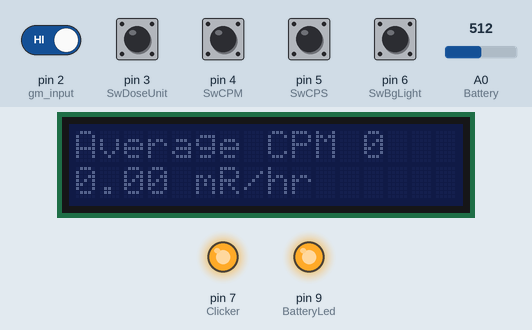
This sketch was run on a simulated Arduino Uno, built with avr-gcc and run on an emulated ATmega328P. On the bench: 16×2 character LCD, output pins drawn as LEDs (lit = HIGH). The inputs (shaded band) are chosen by the test bench; at power-on: pin 2 (gm_input), pin 3 (SwDoseUnit), pin 4 (SwCPM), pin 5 (SwCPS), pin 6 (SwBgLight) HIGH, A0 (Battery) = 512.

Above: at 2.7 s.
2.8 s: pin 4 (SwCPM) pulled LOW for 1 s
At 3.4 s:
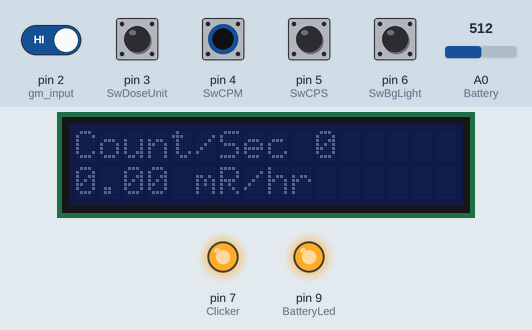
4.4 s: pin 3 (SwDoseUnit) pulled LOW for 0.15 s
At 4.51 s:
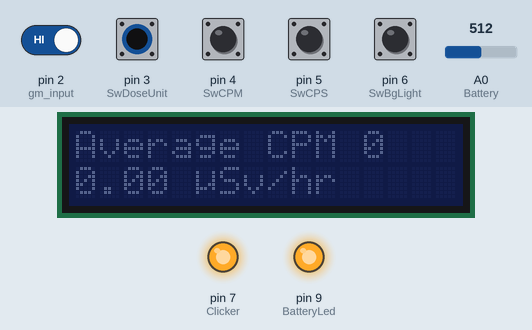
6.5 s: pin 6 (SwBgLight) pulled LOW for 0.15 s
At 6.57 s:
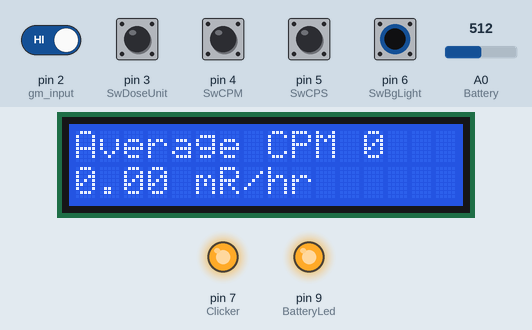
8.1 s: pin 2 (gm_input) driven LOW
At 9.5 s:
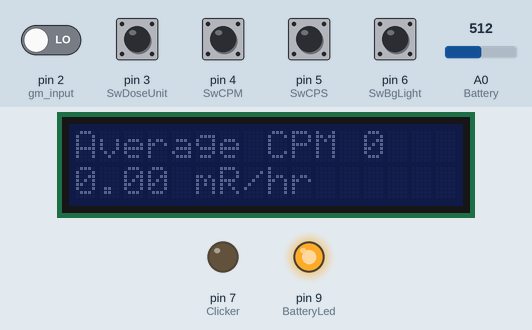
11.1 s: A0 (Battery) set to 598
12.6 s: A0 (Battery) set to 623
At 13.8 s:
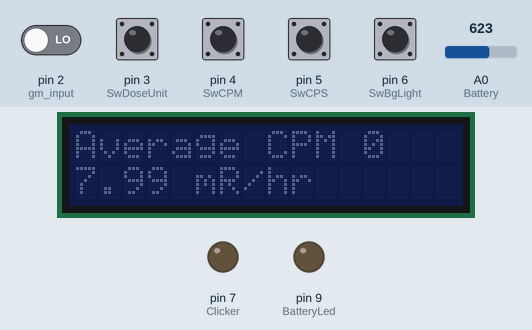
Timing chart, 0 to 15.6 s (numbered marks = the images above; inputs shaded):
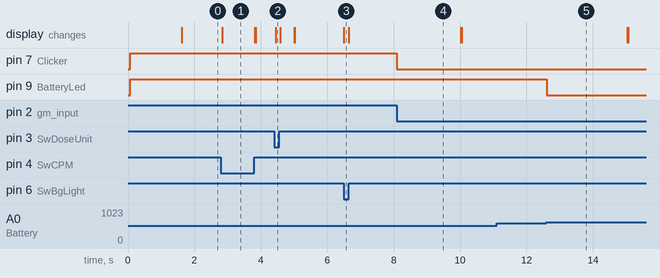

The sketch:

GC-95.ino
```cpp
/* Mauro Leoci 2021 */
/* Made and Scripted by https://youtube.com/xcibe95x */
/* The Project is open sourced and all updates are found on github */
/* https://github.com/xcibe95x */

// Included Libraries
#include <SPI.h>
#include <LiquidCrystal_I2C.h>

LiquidCrystal_I2C lcd(0x27, 16, 2);

// Definitions
#define LOG_PERIOD 5000 // Refresh period in milli-Seconds

#define gm_input 2    // Pin D2 Recieve radiation pulse
#define SwDoseUnit 3  // Pin D3 Dose
#define SwCPM 4       // Pin D5 Count Per Minute
#define SwCPS 5       // Pin D4 Count Per Second
#define SwBgLight 6   // Pin D6 Light Switch
#define Clicker 7     // Pin D7 Buzzer
#define PulseLed 8    // Pin D8 Pulse Led
#define BatteryLed 9  // Pin D9 Battery Warning Led
#define Battery 0     // Pin A0 Input Battery Voltage

// Variables

int readIndex =-1;
int avgTotal;
int avgFinal;
float conversionFactor;

// Geiger Tubes
//////////////////////////////////////////////////////////////////////////////////
           //0    //1     //2    //3   //4    //5    //6    //7     //8   //9
enum tube {SBM20, SI29BG, SBM19, STS5, SI22G, SI3BG, SBM21, LND712, SBT9, SI1G};
int installed_tube = tube(SBM20); // Current Tube Model


// Variables for ISR.
long interruptTime = 0;     // Time for a new Interrupt.
long lastInterrupt = 0;     // Time when last Interrupt occured.
long bouncePreventTime = 4; // Minimum allowed time between interrupts.

// Variables for radiation count.
unsigned int count = 0;          // Counts used in ISR
unsigned int countPerSecond = 0; // Counts per second (CPS).
unsigned int countPerMinute = 0; // Counts per minute (CPM).

long timePreviousLog = 0;    // Time for previous CPS reading.

float outputSieverts(float x)  {
  float y = x * conversionFactor;
  return y;
}

void setup() {

  Serial.begin(9600);
  lcd.init();

  // Pin Initalizations
  pinMode(SwDoseUnit, INPUT_PULLUP); // Enable pullup resistor to keep the switch input
  pinMode(SwCPS, INPUT_PULLUP);
  pinMode(SwCPM, INPUT_PULLUP);
  pinMode(SwBgLight, INPUT_PULLUP);
  pinMode(gm_input, INPUT);
  pinMode(BatteryLed, OUTPUT);
  pinMode(Clicker, OUTPUT);

  digitalWrite(BatteryLed, HIGH);

  //digitalWrite(PulseLed, HIGH);
  digitalWrite(Clicker, HIGH); // Set high as normal mode

  // Attaches ISP to gm_inpt pin.
  // When pulse is detected ISR countPulse is initiated.
  attachInterrupt(digitalPinToInterrupt(gm_input), countPulse, FALLING);

  ////////////////////////////////////// Tubes Factors //////////////////////////////////////////

 // Calculate or find the factor value and add it here if your tube is different.
 // Doing your own calculations and calibrations may make your geiger counter more accurate
 // I will only correct values for SBM-20
 switch (installed_tube) {
    case 0: conversionFactor = 0.006655; break; //SBM20 My Calibration same as dividing count by 151
    //case 0: conversionFactor = 0.0057; break; //SBM20 People use this one usually, but i think it's not accurate. dividing by 151 is better.
    //case 0: conversionFactor = 0.006315; break; //SBM20 Alternative Value
    case 1: conversionFactor = 0.010000; break; //SI29BG
    case 2: conversionFactor = 0.001500; break; //SBM19
    case 3: conversionFactor = 0.006666; break; //STS5
    case 4: conversionFactor = 0.001714; break; //SI22G
    case 5: conversionFactor = 0.194; break; //SI3BG Consider avoiding this Tube, spend a lil more on a sensitive Tube.
    //case 5: conversionFactor = 0.044444; break; //SI3BG
    //case 5: conversionFactor = 0.631578; break; //SI3BG
    case 6: conversionFactor = 0.048000; break; //SBM21
    case 7: conversionFactor = 0.005940; break; //LND712
    case 8: conversionFactor = 0.010900; break; //SBT9
    case 9: conversionFactor = 0.006000; break; //SI1G
    default: break;
 }
     lcd.backlight();
     lcd.setCursor(0,0);
     lcd.print("Geiger Counter");
     lcd.setCursor(0,1);
     lcd.print("Battery ");
     float BatteryLevel = (analogRead(Battery) * (5.0 / 1023));
     lcd.print(BatteryLevel);
     lcd.print("%");
     delay(1500);
     lcd.clear();

}

void loop() {

  // Check Battery Level and Turn On Warning Led if Low
  // We must multiply by 5 to get the actual battery level
  // Dividing is optional to get 3.70 instead of 3700 for Example

  float BatteryLevel = (analogRead(Battery)* 5.0) / 1023;


  if (BatteryLevel <= 3.0) {
      digitalWrite(BatteryLed, 1);
   } else {
      digitalWrite(BatteryLed, 0);
   }

 // Switches Controls //


 // Dose Rate Measure
 if (digitalRead(SwDoseUnit) == 0) {
     lcd.setCursor(0,1);
     lcd.print(outputSieverts(countPerMinute));
     lcd.print(" ");
     lcd.print("\344Sv/hr ");
 } else {
     lcd.setCursor(0,1);
     lcd.print(outputSieverts(countPerMinute) * pow(10, 2));
     lcd.print(" ");
     lcd.print("mR/hr ");
 }


   // Display Dose Rate
  if (digitalRead(SwCPM) == 1 && digitalRead(SwCPS) == 1) {
     lcd.setCursor(0,0);
     lcd.print("Average CPM");
     lcd.print(" ");
     lcd.print(avgFinal);
     lcd.print("    ");
  } else {
 // Display Dose Rate
  if (digitalRead(SwCPS) == 1) {
     lcd.setCursor(0,0);
     lcd.print("Count/Sec");
     lcd.print(" ");
     lcd.print(countPerSecond);
     lcd.print("    ");
  }

   // Display Dose Rate
  if (digitalRead(SwCPM) == 1) {
     lcd.setCursor(0,0);
     lcd.print("Count/Min");
     lcd.print(" ");
     lcd.print(countPerMinute);
     lcd.print("    ");
  }

}

 // Backlight Control
  if (digitalRead(SwBgLight) == 1) {
    lcd.noBacklight();
    }
  else {

    if (BatteryLevel <= 3.0 && (!Serial)){
    lcd.noDisplay();
    lcd.noBacklight();
  } else {
    lcd.display();
    lcd.backlight();
  }

  }

 // Check if the log period has passed and show dose rate.
  if ((millis()) - timePreviousLog > LOG_PERIOD){
    countPerSecond = count * 1000 / LOG_PERIOD;
    countPerMinute = count * 60000 / LOG_PERIOD;
    timePreviousLog = millis(); //Update measurement time.
    count = 0;
    lcd.clear(); // Refresh LCD

    readIndex++;

  if (readIndex < 5) {
   avgTotal += countPerMinute;
  }

  if (readIndex >= 5) {
  avgFinal = avgTotal / 5;
  avgTotal = countPerMinute;
  readIndex = 0;
  }
 }


}


//ISR Interrupt Service Routine countPulse.
void countPulse(){

digitalWrite(Clicker, 1);
interruptTime = millis(); //Set time for interrupt, check for bouncing.
if (interruptTime - lastInterrupt > bouncePreventTime){

digitalWrite(PulseLed, 1);
//Detach Interrupt from input pin.
detachInterrupt(digitalPinToInterrupt(gm_input));
count++; //Add counts.


//Reattach interrupt.
attachInterrupt(digitalPinToInterrupt(gm_input),countPulse,FALLING);
lastInterrupt = interruptTime; //Update last interrupt time.
digitalWrite(Clicker, 0);
digitalWrite(PulseLed, 0);
  }
}
```

Measured:
- the behaviour switches between 613 and 614 on A0 (Battery) (found by bisection; images 4 and 5)
- after the input at 2.8 s, the display: changes at once (image 1)
- after the input at 4.4 s, the display: changes after 0.05 s (image 2)
- after the input at 6.5 s, the display: changes at once (image 3)
- after the input at 8.1 s, pin 7 (Clicker): HIGH → LOW at once
- after the input at 11.1 s, every drawn part: stays the same
- after the input at 12.6 s, pin 9 (BatteryLed): HIGH → LOW at once
